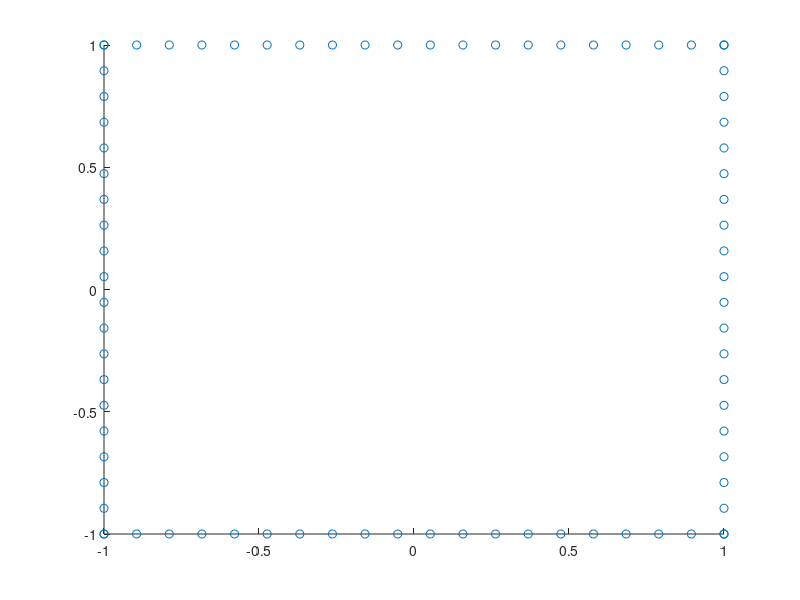

Write MATLAB code to recreate this figure. (Note: this script raises an error after producing the figure.)
num_points = 20;

% Generate x and y coordinates for each side
x1 = linspace(-1, 1, num_points);
y1 = -ones(1, num_points);

x2 = ones(1, num_points);
y2 = linspace(-1, 1, num_points);

x3 = linspace(-1, 1, num_points);
y3 = ones(1, num_points);

x4 = -ones(1, num_points);
y4 = linspace(-1, 1, num_points);

% Combine all points
x = [x1, x2, x3, x4];
y = [y1, y2, y3, y4];
points = [x ; y];

scatter(points(1,:),points(2,:))

H1 = [sqrt(3) 0 1;...
      1 -sqrt(3) -1;...
      0 0 1];

H2 = [1 -sqrt(3) 1;...
      sqrt(3) 1 1;...
      0 0 2];

H3 = [sqrt(5) 1 1;...
      -1 sqrt(5) 1;...
      1/2 1/4 2];

H4 = [1 -5 2;...
      0  3 0;...
      sqrt(3) 0 2*sqrt(3)];
%% Homogeneous coordinate of x and y 
homo_points = [points ;ones(1,length(x)) ];
H1_points = pflat(H1*homo_points);
H2_points = pflat(H2*homo_points);
H3_points = pflat(H3*homo_points);
H4_points = H4*homo_points;

subplot(3,2,1)
scatter(points(1,:),points(2,:),'o','filled')
title('Original shape')

axis([-1.5 1.5 -1.5 1.5])

subplot(3,2,2)
scatter(H1_points(1,:),H1_points(2,:),'o','filled')
title('H1')

subplot(3,2,3)
scatter(H2_points(1,:),H2_points(2,:),'o','filled')
title('H2')

subplot(3,2,4)
scatter(H3_points(1,:),H3_points(2,:),'o','filled')
title('H3')

subplot(3,2,5)
scatter3(H4_points(1,:),H4_points(2,:),H4_points(3,:),'o','filled')
title('H4')


